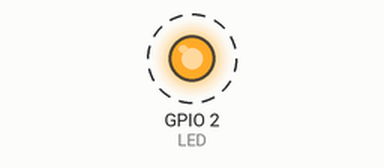
Recording of a sketch running on a simulated ESP32. On the bench: output pins drawn as LEDs (lit = HIGH). Dashed ring = blinking. What the sketch prints to the serial monitor is not drawn.

Above: at 0.5 s.
Timing chart, 0 to 4.6 s (numbered marks = the images above):
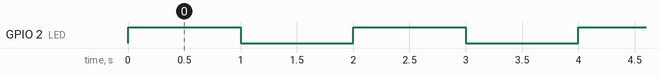

Measured:
- by itself, GPIO 2 (LED): alternates HIGH for 1.0 s and LOW for 1.0 s

The sketch:

SerialCommunication.ino
```cpp
// Alternate way to initialize pins. Essentially a compile time constant
#define LED 2

void setup()
{
    // Start serial communication at 115200 bits per second (usually determined by the board)
    Serial.begin(115200);

    // Set the LED pin as output
    pinMode(LED, OUTPUT);

    Serial.println("System Initialized. Starting Blink...");
}

void loop()
{
    digitalWrite(LED, HIGH);
    Serial.println("LED is ON");
    delay(1000);

    digitalWrite(LED, LOW);
    Serial.println("LED is OFF");
    delay(1000);
}

// To view the Serial Monitor, click on the "Magnifying Glass" in the top-right corner of the Arduino IDE (or press Ctrl+Shift+M)
// Make sure the baud rate (bits per second) is set to the same 115200 bits per second. Otherwise you'll see "garbage" being printed out.

// Serial Monitor is your "window" into the ESP32's brain. When you code gets complex, `Serial.println` can be used to find out where things
// are going wrong.
```
